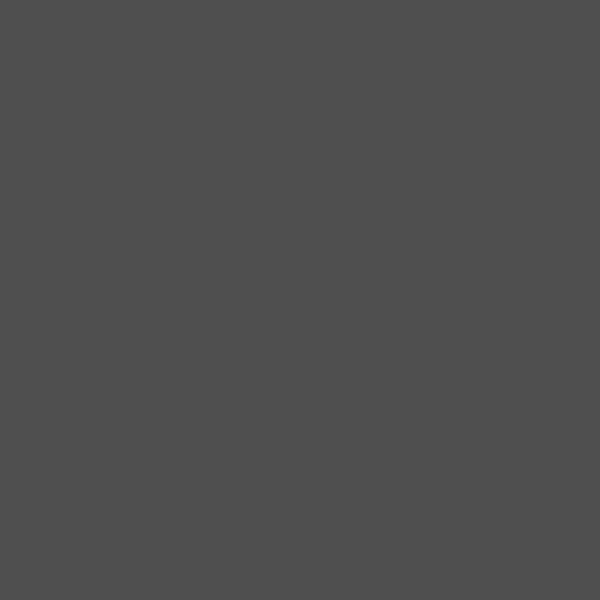
Frame 1 (no input)
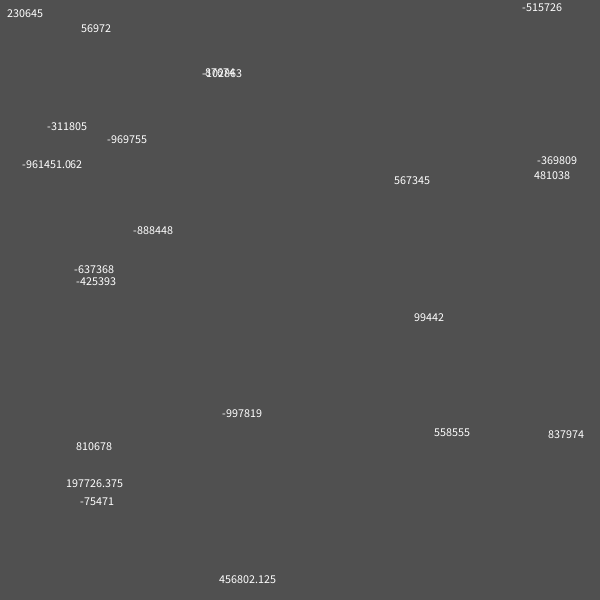
Frame 60 (the mouse pressed at the canvas centre just before this capture)
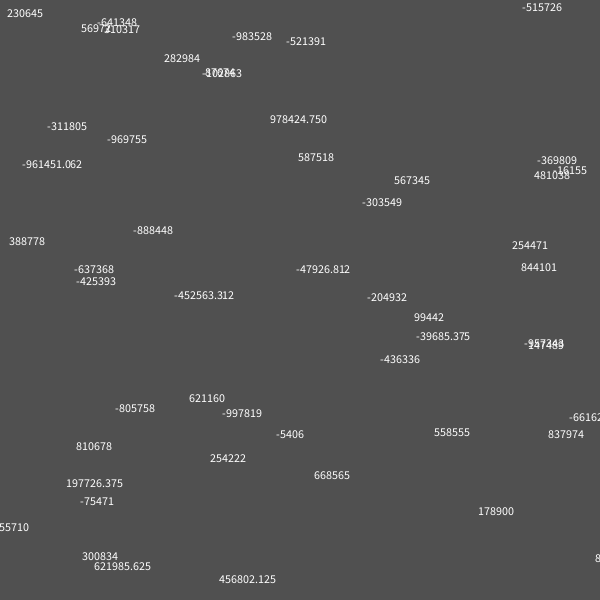
Frame 120 (the mouse held since frame 60 and released just before this capture)

The Processing sketch that drew these frames (run headless with seeded random() and noise(); from frame 60 on, the mouse is pressed at the canvas centre):

// Processing sketch: processing_102937
// ── processing_102937.pde

/* Press 'p' to pause
   press 'r' to reset number sequence.
   press the up and down keys to change the delay
   press 'c' to reset and change the background color.
   (this reset however will not change the delay back 
   to the default).
*/ 
int ran;
int backg = 80;
float textx;
float texty;
float x;
int input = 100;
void setup() {
  size(600, 600);
  background(backg);
}
void draw() {
  delay(input);
  ran = int(random(4));
  textx = random(-20, 1350);
  texty = random(0, 700);
  x = 12;
  textSize(x);
  fill(255);
  if(ran == 0) {
  float textr = (random(-1000000, 1000000));
   text(textr, textx, texty);
  }
  else  {
     int textr = int(random(-1000000, 1000000));
      text(textr, textx, texty);
  }
     if(keyPressed) {
    if(key == 'p') {
       noLoop();
     }
     if(key == 'r') {
       truth();
     }
     if(key == 'c') {
       colorChange();
     }
     if(key == CODED) {
       if(keyCode == UP) {
         input += 10;
       }
       if(keyCode == DOWN) {
         input -= 10;
       }
     }
     }
}
void keyReleased() {
  if(key == 'p') {
  loop();
  }
}
void truth() {
  background(backg);
  int ran;
float textx;
float texty;
float x;
input = 100;
}
void colorChange() {
  redraw();
  backg = int(random(0, 200));
  int backg2 = int(random(0, 200));
  int backg3 = int(random(0, 200));
  background(backg, backg2, backg3);
}
